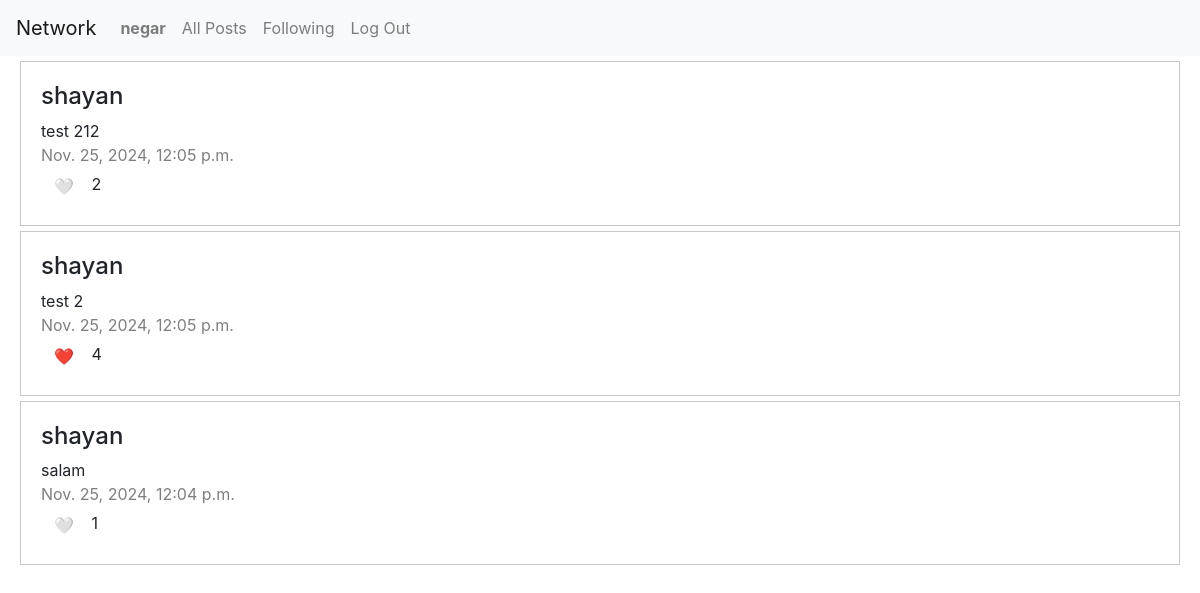
/following/ (signed in), run on the app's committed database.
### network/models.py (models this page shows, shortened)
class User(AbstractUser):
    pass
    def __str__(self):
        return self.username

class Posts(models.Model):
    user = models.ForeignKey(User, on_delete=models.CASCADE, verbose_name='user')
    content = models.TextField(verbose_name='post')
    date_posted = models.DateTimeField(auto_now_add=True, editable=False)
    like = models.IntegerField(default=0, verbose_name='like')

### network/views.py (the view)
# urls.py: path("following/", views.FollowingListView.as_view(), name="following"),
@method_decorator(login_required, name='dispatch')
class FollowingListView(TemplateView):
    template_name = 'network/following.html'
    def get_context_data(self, **kwargs):
        context = super().get_context_data()
        user_id = self.request.user.id
        following = Follow.objects.filter(user_id=user_id)
        context['posts'] = Posts.objects.all().order_by('-id')
        ff = []
        for i in following:
            ff.append(i.user_follower_id)
        context['following'] = ff
        likes = Likes.objects.all()
        t = []
        counter = []
        for like in likes:
            counter.append(like.post_id)
            if like.user_id == user_id:
                t.append(like.post_id)
        context['t'] = t
        return context

### network/templates/network/following.html (shortened to what this page needs)
{% extends "network/layout.html" %}
{% block body %}
<div class="col-md-12 ">
    {% for post in posts %}
    	{% if post.user_id in following %}
                <div class="new-post">
                    {% if post.user.username %}
                        <h4>{{ post.user }}</h4>
                        {% else %}
                        <h4>{{ post.user.email }}</h4>
                    {% endif %}
                    <div>{{ post.content }}</div>
                    <div id="post-date">{{ post.date_posted }}</div>
                        {% if post.id in t %}
                            <button id="but_{{ post.id }}" value="like" class="btn btn-link" onclick="like({{ post.id }})">
                            ❤️
                            </button>
                        {% else %}
                            <button id="but_{{ post.id }}" value="dislike" class="btn btn-link" onclick="like({{ post.id }})">
                            🤍
                            </button>
                        {% endif %}
                <span id="like_count_{{ post.id }}">{{ post.like }}</span>
            	</div>
    	{% endif %}
    {% endfor %}
     </div>
{% endblock %}

### network/templates/network/layout.html (shortened to what this page needs)
{% load static %}
<!DOCTYPE html>
<html lang="en">
    <head>
        <link rel="stylesheet" href="https://stackpath.bootstrapcdn.com/bootstrap/4.4.1/css/bootstrap.min.css">
        <link href="{% static 'network/styles.css' %}" rel="stylesheet">
        <link rel="stylesheet" href="https://cdnjs.cloudflare.com/ajax/libs/font-awesome/4.7.0/css/font-awesome.min.css">
    </head>
    <body>
        <nav class="navbar navbar-expand-lg navbar-light bg-light">
            <a class="navbar-brand" href="#">Network</a>
            <div>
              <ul class="navbar-nav mr-auto">
                {% if user.is_authenticated %}
                    <li class="nav-item">
                        <a class="nav-link" href="{% url 'profile'  %}"><strong>{{ user.username }}</strong></a>
                    </li>
                {% endif %}
                <li class="nav-item">
                  <a class="nav-link" href="{% url 'index' %}">All Posts</a>
                </li>
                {% if user.is_authenticated %}
                    <li class="nav-item">
                        <a class="nav-link" href="{% url 'following'  %}">Following</a>
                    </li>
                    <li class="nav-item">
                        <a class="nav-link" href="{% url 'logout' %}">Log Out</a>
                    </li>
                {% endif %}
              </ul>
            </div>
          </nav>
        <div class="body">
            {% block body %}
            {% endblock %}
        </div>
    </body>
</html>

### network/static/network/styles.css (style rules this page uses)
.new-post { margin: 5px; padding: 20px; border: solid 1px #c7c7c7; }
#post-date { color: #807f7f; }

### data on the page
User: username "negar"
Posts: user "shayan", content "test 212", date_posted "Nov. 25, 2024, 12:05 p.m.", like "2"
Posts: user "shayan", content "test 2", date_posted "Nov. 25, 2024, 12:05 p.m.", like "4"
Posts: user "shayan", content "salam", date_posted "Nov. 25, 2024, 12:04 p.m.", like "1"
